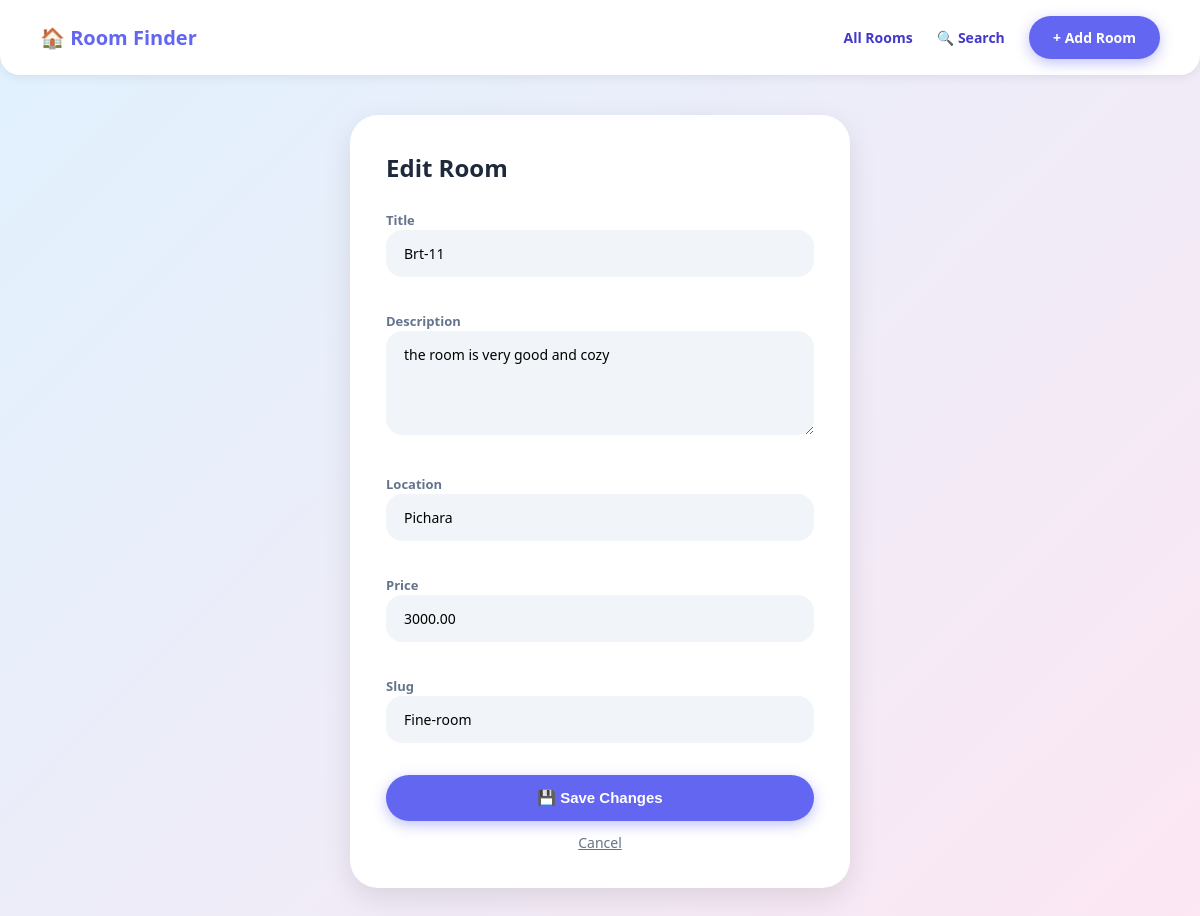
Page /Fine-room/edit/ on the committed database.
### core/models.py (models this page shows, shortened)
class Room(models.Model):
    title = models.CharField(max_length=200)
    description = models.TextField()
    location = models.CharField(max_length=200)
    price = models.DecimalField(max_digits=10, decimal_places=2)
    slug = models.SlugField(unique=True)

### core/views.py (the view)
# urls.py: path('<slug:slug>/edit/', views.room_update, name='room_update'),
def room_update(request, slug):
    room = get_object_or_404(Room, slug=slug)
    if request.method == 'POST':
        form = RoomForm(request.POST, instance=room)
        if form.is_valid():
            form.save()
            return redirect('room_detail', slug=form.instance.slug)
    else:
        form = RoomForm(instance=room)
    context = {'form': form, 'room': room}
    return render(request, 'core/room_update.html', context)

### core/forms.py
class RoomForm(forms.ModelForm):
    class Meta:
        model = Room
        fields = ['title', 'description', 'location', 'price', 'slug']
        widgets = {
            'title': forms.TextInput(attrs={
                'placeholder': 'Room title',
                'class': 'form-input'
            }),
            'description': forms.Textarea(attrs={
                'placeholder': 'Description',
                'class': 'form-input',
                'rows': 4
            }),
            'location': forms.TextInput(attrs={
                'placeholder': 'Location (e.g. Kathmandu)',
                'class': 'form-input'
            }),
            'price': forms.NumberInput(attrs={
                'placeholder': 'Price (Rs.)',
                'class': 'form-input'
            }),
            'slug': forms.TextInput(attrs={
                'placeholder': 'Slug (e.g. cozy-room-1)',
                'class': 'form-input'
            }),
        }

### templates/core/room_update.html (shortened to what this page needs)
{% extends 'core/base.html' %}
{% block content %}
<div class="form-bubble">
    <h2>Edit Room</h2>
    <form method="POST">
        {% for field in form %}
            <div style="margin-bottom:16px;">
                <label style="font-size:13px; color:#64748b; font-weight:600;">
                    {{ field.label }}
                </label>
                {{ field }}
            </div>
        {% endfor %}
        <button type="submit" class="btn-pill" style="width:100%; margin-bottom:12px;">
            💾 Save Changes
        </button>
        <a href="{% url 'room_detail' room.slug %}"
           style="display:block; text-align:center; color:#64748b; font-size:14px;">
            Cancel
        </a>
    </form>
</div>
{% endblock %}

### templates/core/base.html (style rules this page uses)
* { box-sizing: border-box; margin: 0; padding: 0; }
body { font-family: 'Segoe UI', Arial, sans-serif; background: linear-gradient(135deg, #e0f2fe, #fce7f3); min-height: 100vh; padding: 0 0 40px 0; }
.btn-pill { display: inline-block; background: #6366f1; color: #fff; padding: 12px 24px; border-radius: 999px; text-decoration: none; font-weight: 600; font-size: 14px; box-shadow: 0 4px 14px rgba(99,102,241,0.4); transition: transform 0.2s ease; }
.form-bubble { background: #fff; border-radius: 28px; padding: 36px; box-shadow: 0 10px 30px rgba(0,0,0,0.1); max-width: 500px; margin: 0 auto; }
.form-bubble h2 { margin: 0 0 24px; color: #1e293b; }
.form-bubble input, .form-bubble textarea { width: 100%; padding: 14px 18px; margin-bottom: 16px; border: none; background: #f1f5f9; border-radius: 16px; font-size: 14px; font-family: inherit; outline: none; transition: box-shadow 0.2s ease; }
.form-bubble button { width: 100%; background: #6366f1; color: #fff; border: none; padding: 14px; border-radius: 999px; font-size: 15px; font-weight: 700; cursor: pointer; box-shadow: 0 4px 14px rgba(99,102,241,0.4); transition: transform 0.2s ease; }

### rows in the picture
Room: form "Brt-11" "the room is very good and cozy" "Pichara" "3000.00" "Fine-room"

### other values in the picture
{{ field.label }} "Title" "Description" "Location" "Price" "Slug"
